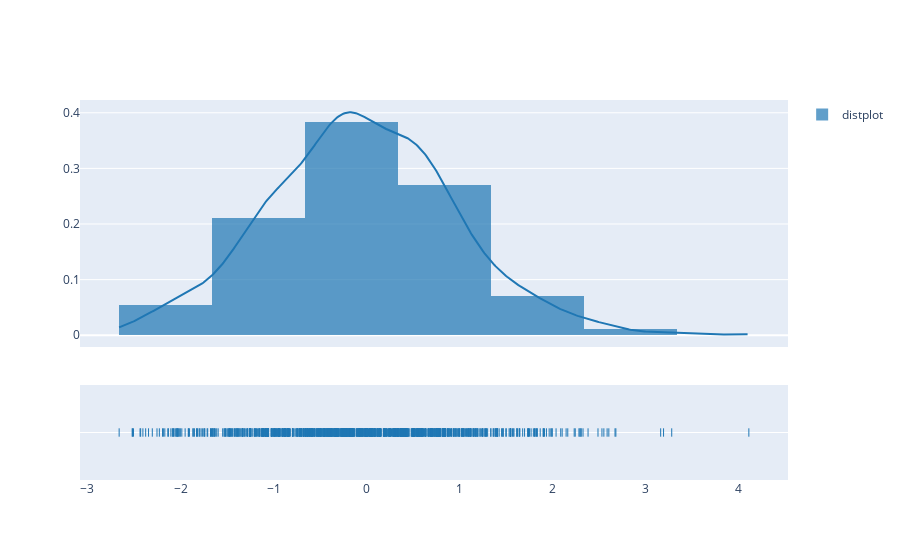

Notebook source saved alongside this figure:
### Markdown cell above
Can also plot distplot like below

### Code cell
import plotly.figure_factory as ff
import numpy as np
np.random.seed(2)

x = np.random.randn(1000)
hist_data = [x]
group_labels = ['distplot'] # name of the dataset

fig = ff.create_distplot(hist_data, group_labels)
fig.show()

### Figure 1 — Plotly figure (JSON) as saved in the notebook; plotly's stock layout.template omitted (floating-point values rounded to 4 significant figures; data arrays with more than 128 entries replaced by an {"elided": "..."} marker saying what was removed)
{"data": [{"autobinx": false, "histnorm": "probability density", "legendgroup": "distplot", "marker": {"color": "rgb(31, 119, 180)"}, "name": "distplot", "opacity": 0.7, "type": "histogram", "x": {"elided": "1000 float values"}, "xaxis": "x", "xbins": {"end": 4.109, "size": 1, "start": -2.659}, "yaxis": "y"}, {"legendgroup": "distplot", "marker": {"color": "rgb(31, 119, 180)"}, "mode": "lines", "name": "distplot", "showlegend": false, "type": "scatter", "x": {"elided": "500 float values"}, "xaxis": "x", "y": {"elided": "500 float values"}, "yaxis": "y"}, {"legendgroup": "distplot", "marker": {"color": "rgb(31, 119, 180)", "symbol": "line-ns-open"}, "mode": "markers", "name": "distplot", "showlegend": false, "type": "scatter", "x": {"elided": "1000 float values"}, "xaxis": "x", "y": {"elided": "1000 str values"}, "yaxis": "y2"}], "layout": {"barmode": "overlay", "hovermode": "closest", "legend": {"traceorder": "reversed"}, "xaxis": {"anchor": "y2", "domain": [0, 1], "zeroline": false}, "yaxis": {"anchor": "free", "domain": [0.35, 1], "position": 0}, "yaxis2": {"anchor": "x", "domain": [0, 0.25], "dtick": 1, "showticklabels": false}}}
